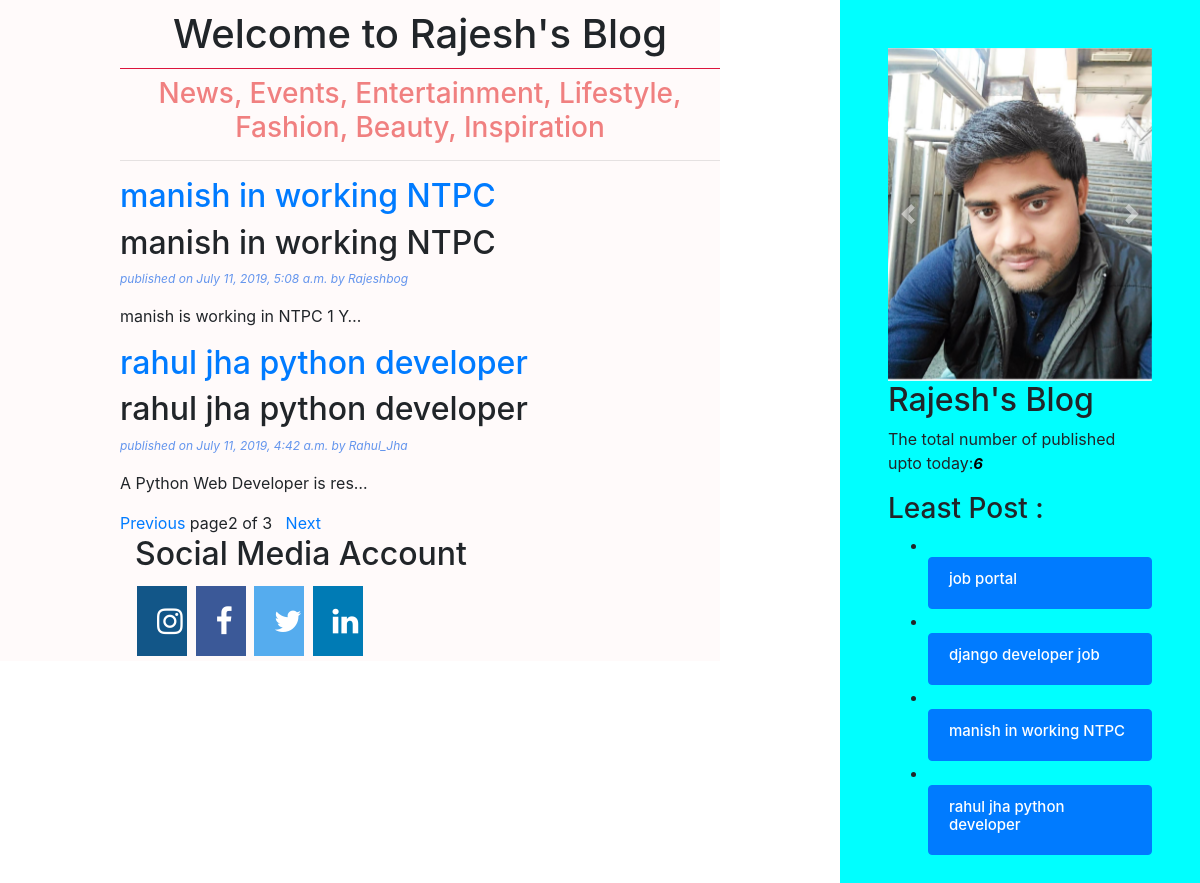
Screenshot of /?page=2 with the database file from the repository.
### app_blog/models.py (models this page shows, shortened)
class Post(models.Model):
    STATUS_CHOICES=(('draft','Draft'),('published','Published'))
    title=models.CharField(max_length=250)
    slug=models.SlugField(max_length=260,unique_for_date='publish')
    author=models.ForeignKey(User, related_name='blog_posts',on_delete=models.PROTECT)
    body=models.TextField()
    publish=models.DateTimeField(default=timezone.now)
    created=models.DateTimeField(auto_now_add=True)
    updated=models.DateTimeField(auto_now=True)
    status=models.CharField(max_length=100,choices=STATUS_CHOICES ,default='draft')
    objects=CustomManager() #when you should be call qs then only u have to display publish post is call custom manager
    tags=TaggableManager() #tag is manage to all post
    class Meta:
        ordering=('-publish',)
    def get_absolute_url(self):
        return reverse('post_detail',args=[self.publish.year,self.publish.strftime('%m'),self.publish.strftime('%d'),self.slug])

### app_blog/views.py (the view)
# urls.py: url(r'^$',views.post_list_view),
def post_list_view(request):
    post_list=Post.objects.all()
    paginator=Paginator(post_list,2)
    page_number=request.GET.get('page')
    try:
        post_list=paginator.page(page_number)
    except PageNotAnInteger:
        post_list=paginator.page(1)
    except EmptyPage:
        post_list=Paginator.page(Paginator.num_pages)
    return render(request,'blog/post_list.html',{'post_list':post_list})

### app_blog/models.py (called while the page is built)
    def get_queryset(self):         #one method is  call
        return super().get_queryset().filter(status='published')

### app_blog/templatetags/blog_tags.py (called while the page is built)
@register.simple_tag
def total_post():
    return Post.objects.count()

@register.inclusion_tag('blog/least_post123.html')
def show_least_posts(count=4):
    least_post=Post.objects.order_by('-publish')[:count]
    return {'least_post':least_post}

### templates/blog/post_list.html (shortened to what this page needs)
<!DOCTYPE html>
<head>
<link rel="stylesheet" href="https://cdnjs.cloudflare.com/ajax/libs/font-awesome/4.7.0/css/font-awesome.min.css">
</head>
<body>
{% extends 'blog/base.html' %}
     {% block content %}
         <h1>Welcome to Rajesh's Blog</h1>
         <h3 style="color: lightcoral; text-align: center">News, Events, Entertainment, Lifestyle, Fashion, Beauty, Inspiration </h3><hr>
         {% for post in post_list %}
            <a href="{{ post.get_absolute_url }}"> <h2>{{ post.title }}</h2></a>
             <h2> {{ post.title }}</h2>
           <p id="date">  published on {{ post.publish }} by {{ post.author|title }}</p>
             {{ post.body|truncatechars:30 |linebreaks }}
         {% endfor %}
         {% include 'blog/paginator.html' with page=post_list %}
         <div class="container" style="border: #55ACEE">
         <h2>Social Media Account</h2>
<a href="#" class="fa fa-instagram"></a>
<a href="#" class="fa fa-facebook"></a>
<a href="https://twitter.com/rajesh224kr" class="fa fa-twitter"></a>
<a href="https://www.linkedin.com/in/rajesh-5857b5118/" class="fa fa-linkedin"></a>
</div>
     {% endblock %}

### templates/blog/least_post123.html (shortened to what this page needs)
<!DOCTYPE html>
<html lang="en">
<head>
</head>
<body>
        <ul>
            {% for post in least_post %}
          <li>
     <div class="list-group">&nbsp&nbsp
          <a href="{{ post.get_absolute_url }}" class="list-group-item list-group-item-action active">
           <h2 style="font-size: 15px">{{ post.title }}</h2>
          </a>
     </div>
          </li>
            {% endfor %}
        </ul>
</body>
</html>

### static/css/blog.css (style rules this page uses)
h1 { text-align: center; border-bottom:1px solid crimson; padding: 10px; }
body { color: white; background: url("https://images.unsplash.com/photo-1503756234508-e32369269deb?ixlib=rb-1.2.1&ixid=eyJhcHBfaWQiOjEyMDd9&auto=format&fit=crop&w=1350&q=80"); }
#date { color: cornflowerblue; font-size: 12px; font-style: italic; }

### templates/blog/post_list.html (style rules this page uses)
.fa { padding: 20px; font-size: 30px; width: 50px; text-align: center; text-decoration: none; margin: 5px 2px; }
.fa-facebook { background: #3B5998; color: white; }
.fa-twitter { background: #55ACEE; color: white; }
.fa-linkedin { background: #007bb5; color: white; }
.fa-instagram { background: #125688; color: white; }

### rows the page displays
Post: title "manish in working NTPC", publish "July 11, 2019, 5:08 a.m.", author "Rajeshbog", body "manish is working in NTPC 1 Y…"
Post: title "rahul jha python developer", publish "July 11, 2019, 4:42 a.m.", author "Rahul_Jha", body "A Python Web Developer is res…"
Post: title "job portal"
Post: title "django developer job"

### other values shown
{{ page.number }} "2"
{{ page.paginator.num_pages }} "3"
